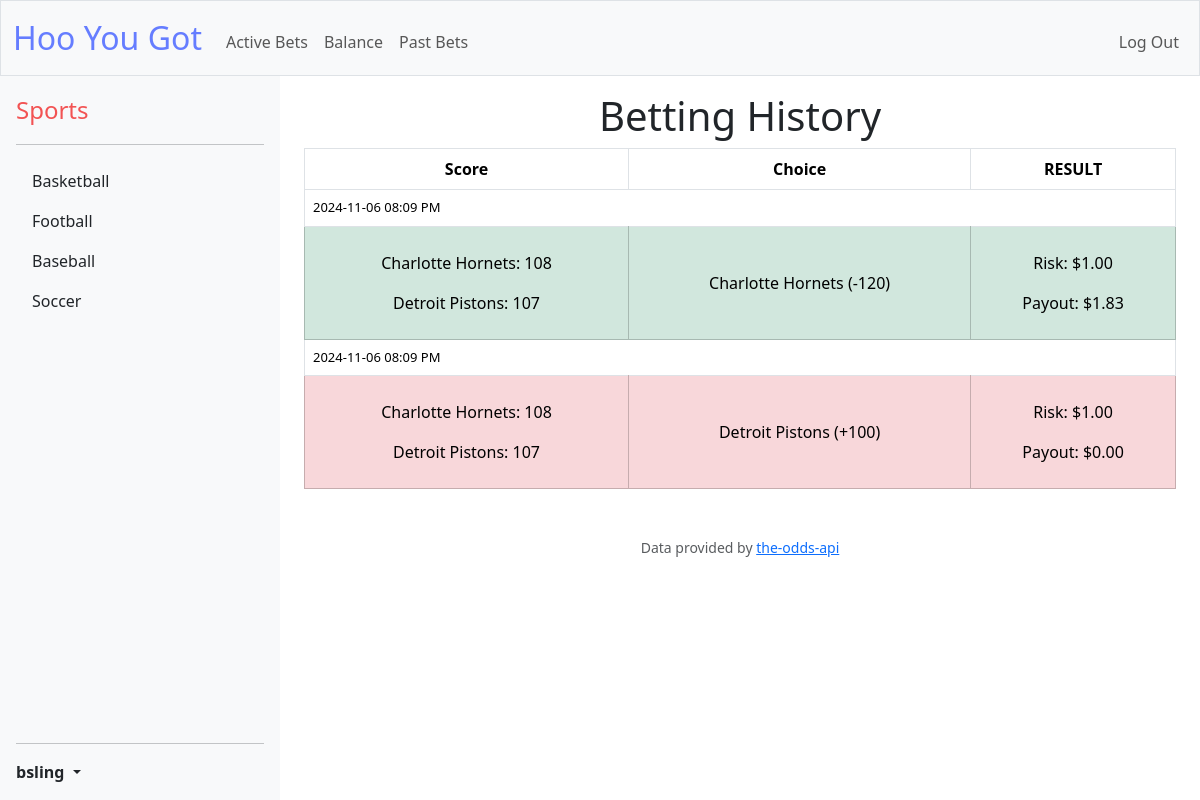
Before: /past_bets (signed in) with the older database file.
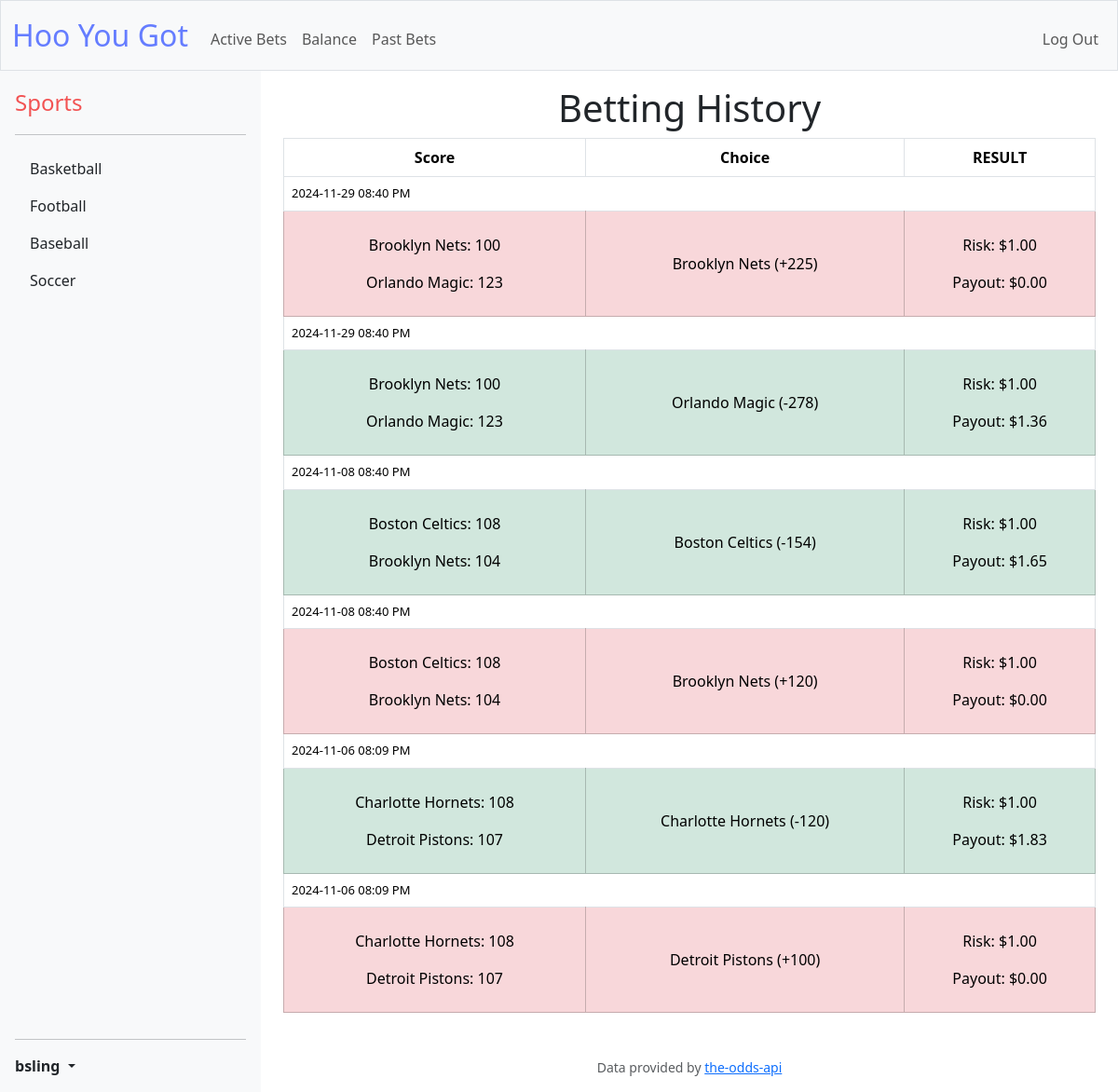
After: the same page with the newer database file.
### tables this page shows
CREATE TABLE past_bets (
    id INTEGER PRIMARY KEY AUTOINCREMENT,
    user_id INTEGER NOT NULL,
    game_id TEXT NOT NULL,
    sport TEXT NOT NULL,
    commence_time DATETIME NOT NULL,
    home_team TEXT NOT NULL,
    away_team TEXT NOT NULL,
    home_team_score INTEGER NOT NULL,
    away_team_score INTEGER NOT NULL,
    odds NUMERIC NOT NULL,
    outcome TEXT NOT NULL,
    amount NUMERIC NOT NULL,
    winnings NUMERIC NOT NULL,
    result INTEGER NOT NULL,
    timestamp DATETIME DEFAULT CURRENT_TIMESTAMP,
    FOREIGN KEY(user_id) REFERENCES users(id),
    UNIQUE(user_id, game_id, outcome)
);

### app.py (the view)
@app.route("/past_bets")
@login_required
def past_bets():
    user_id = session.get('user_id')
    rows = query_db("SELECT * FROM past_bets WHERE user_id = ? ", (user_id,))
    games = []
    if rows:
        for row in rows:
            bet_info = {
                'commence_time': row['commence_time'],
                'home_team': row['home_team'],
                'away_team': row['away_team'],
                'home_team_score': row['home_team_score'],
                'away_team_score': row['away_team_score'],
                'odds': row['odds'],
                'outcome': row['outcome'],
                'amount': row['amount'],
                'winnings': row['winnings'],
                'win': row['result']
            }
            games.append(bet_info)
    return render_template("past_bets.html", games=games)

### app.py (called while the page is built)
@app.after_request
def after_request(response):
    response.headers["Cache-Control"] = "no-cache, no-store, must-revalidate"
    response.headers["Expires"] = 0
    response.headers["Pragma"] = "no-cache"
    return response

@app.teardown_appcontext
def teardown_db(exception):
    db = g.pop('db', None)
    if db is not None:
        db.close()

### helpers.py (called while the page is built)
def connect():
    if 'db' not in g:
        g.db = sqlite3.connect(current_app.config['DATABASE'])
        g.db.row_factory = sqlite3.Row
    return g.db

def query_db(query, args=()):
    cur = connect().execute(query, args)
    rv = cur.fetchall()
    cur.close()
    return rv if rv else None

def login_required(f):
    @wraps(f)
    def decorated_function(*args, **kwargs):
        if session.get("user_id") is None:
            return redirect("/login")
        return f(*args, **kwargs)
    return decorated_function

def usd(value):
    return f"${value:,.2f}"

### templates/past_bets.html (shortened to what this page needs)
{% extends "layout.html" %}
{% block main %}
    <h1>Betting History</h1>
    {% if games %}
        <table class="table table-bordered">
            <thead>
                <tr>
                    <th>Score</th>
                    <th>Choice</th>
                    <th>RESULT</th>
                </tr>
            </thead>
            <tbody>
                {% for game in games %}
                <tr>
                    <td class="game-time" colspan="3">
                        <div class="no-bottom-border">
                            <span class="d-inline-block no-right-border">{{ game.commence_time }}</span>
                        </div>
                    </td>
                </tr>
                <tr class="{% if game.win %}
                               table-success
                           {% else %}
                               table-danger
                           {% endif %}">
                    <td>
                        <p class="mt-3"> {{ game.home_team }}: {{ game.home_team_score }}</p>
                        <p>{{ game.away_team }}: {{ game.away_team_score }}</p>
                    </td>
                    <td class="align-middle">
                        {{ game.outcome }} ({{ '+' if game.odds > 0 else '' }}{{ game.odds }})
                    </td>
                    <td class="align-middle">
                        <p class="pt-3"> Risk: {{ game.amount | usd }}</p>
                        <p > Payout: {{ game.winnings | usd }}</p>
                    </td>
                </tr>
                {% endfor %}
            </tbody>
        </table>
    {% else %}
        <p>Bets will show up here once the game is complete!</p>
    {% endif %}
{% endblock %}

### templates/layout.html (shortened to what this page needs)
<!DOCTYPE html>
<html lang="en">
<head>
    <link href="https://cdn.jsdelivr.net/npm/bootstrap@5.3.3/dist/css/bootstrap.min.css" rel="stylesheet">
    <link rel="stylesheet" href="https://cdn.jsdelivr.net/npm/bootstrap-icons@1.11.3/font/bootstrap-icons.min.css">
    <link href="/static/styles.css" rel="stylesheet">
</head>
<body>
    <div class="d-flex">
        <nav class="bg-light border navbar navbar-expand-md navbar-light">
            <div class="container-fluid">
                <a class="navbar-brand" href="/">Hoo You Got</a>
                <div class="collapse navbar-collapse" id="navbar">
                    {% if session["user_id"] %}
                        <ul class="navbar-nav me-auto mt-2">
                            <li class="nav-item"><a class="nav-link" href="/">Active Bets</a></li>
                            <li class="nav-item"><a class="nav-link" href="/balance">Balance</a></li>
                        <li class="nav-item"><a class="nav-link" href="/past_bets">Past Bets</a></li>
                        </ul>
                        <ul class="navbar-nav ms-auto mt-2">
                            <li class="nav-item"><a class="nav-link" href="/logout">Log Out</a></li>
                        </ul>
                    {% else %}
                        <ul class="navbar-nav ms-auto mt-2">
                            <li class="nav-item"><a class="nav-link" href="/register">Register</a></li>
                            <li class="nav-item"><a class="nav-link" href="/login">Log In</a></li>
                        </ul>
                    {% endif %}
                </div>
            </div>
        </nav>
        <div class="sidebar-container">
            <div class="sidebar d-flex flex-column flex-shrink-0 p-3 bg-light" style="width: 280px;">
                <p class="mb-3 mb-md-0 link-dark text-decoration-none">
                <span class="fs-4 sports">Sports</span>
                </p>
                <hr>
                <ul class="nav nav-pills flex-column mb-auto">
                <li class="nav-item sport">
                    <a href="/basketball" class="nav-link link-dark">
                    Basketball
                    </a>
                </li>
                <li class="nav-item sport">
                    <a href="/football" class="nav-link link-dark">
                    Football
                    </a>
                </li>
                <li class="nav-item sport">
                    <a href="/baseball" class="nav-link link-dark">
                    Baseball
                    </a>
                </li>
                <li class="nav-item sport">
                    <a href="/soccer" class="nav-link link-dark">
                    Soccer
                    </a>
                </li>
                </ul>
                <hr>
                <div class="dropdown">
                {% if session["user_id"] %}
                    <a href="#" class="align-items-center link-dark text-decoration-none dropdown-toggle" id="dropdownUser2" data-bs-toggle="dropdown" aria-expanded="false">
                        <strong>{{ session["username"] }}</strong>
                    </a>
                {% else %}
                    <a href="/login" class="align-items-center link-dark text-decoration-none">Log in</a>
                {% endif %}
            </div>
        </div>
        <div class="content container-fluid">
            <main class="container mb-5 mt-3 text-center">
                {% block main %}{% endblock %}
            </main>
            <footer>
                <p class="mb-3 small text-center text-muted">
                    Data provided by <a href="https://the-odds-api.com/">the-odds-api</a>
                </p>
            </footer>
        </div>
    </div>
</body>
</html>

### static/styles.css (style rules this page uses)
nav .navbar-brand { font-size: xx-large; color: rgb(101, 125, 255); }
html, body { max-height: 100vh; height: 100%; margin: 0; }
.d-flex { display: flex; flex-direction: column; height: 100%; }
.navbar { flex: 0 1 auto; }
.sidebar-container { display: flex; flex: 1 1 auto; overflow-y: hidden; }
.content { flex: 1 1 auto; overflow-y:auto }
.sports { color: rgb(242, 83, 83); }
.sidebar { height: 100%; }
.no-right-border { border-right: none; }
.no-bottom-border { border-bottom: none; }
.game-time { height: auto; font-size: small; text-align: left; }

Changed rows visible on the page:
added past_bets: commence_time "2024-11-29 08:40 PM", home_team "Brooklyn Nets", home_team_score "100", away_team "Orlando Magic", away_team_score "123", outcome "Brooklyn Nets", odds "+", odds "225", amount "$1.00", winnings "$0.00"
added past_bets: commence_time "2024-11-29 08:40 PM", home_team "Brooklyn Nets", home_team_score "100", away_team "Orlando Magic", away_team_score "123", outcome "Orlando Magic", odds "-278", amount "$1.00", winnings "$1.36"
added past_bets: commence_time "2024-11-08 08:40 PM", home_team "Boston Celtics", home_team_score "108", away_team "Brooklyn Nets", away_team_score "104", outcome "Boston Celtics", odds "-154", amount "$1.00", winnings "$1.65"
added past_bets: commence_time "2024-11-08 08:40 PM", home_team "Boston Celtics", home_team_score "108", away_team "Brooklyn Nets", away_team_score "104", outcome "Brooklyn Nets", odds "+", odds "120", amount "$1.00", winnings "$0.00"
